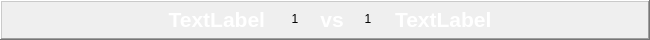
  <widget class="QFrame" name="frame_3">
   <property name="geometry">
    <rect>
     <x>670</x>
     <y>180</y>
     <width>650</width>
     <height>40</height>
    </rect>
   </property>
   <property name="frameShape">
    <enum>QFrame::WinPanel</enum>
   </property>
   <property name="frameShadow">
    <enum>QFrame::Raised</enum>
   </property>
   <widget class="QLabel" name="t4">
    <property name="geometry">
     <rect>
      <x>395</x>
      <y>7</y>
      <width>250</width>
      <height>25</height>
     </rect>
    </property>
    <property name="palette">
     <palette>
      <active>
       <colorrole role="WindowText">
        <brush brushstyle="SolidPattern">
         <color alpha="255">
          <red>255</red>
          <green>255</green>
          <blue>255</blue>
         </color>
        </brush>
       </colorrole>
      </active>
      <inactive>
       <colorrole role="WindowText">
        <brush brushstyle="SolidPattern">
         <color alpha="255">
          <red>255</red>
          <green>255</green>
          <blue>255</blue>
         </color>
        </brush>
       </colorrole>
      </inactive>
      <disabled>
       <colorrole role="WindowText">
        <brush brushstyle="SolidPattern">
         <color alpha="255">
          <red>120</red>
          <green>120</green>
          <blue>120</blue>
         </color>
        </brush>
       </colorrole>
      </disabled>
     </palette>
    </property>
    <property name="font">
     <font>
      <family>Segoe UI</family>
      <pointsize>16</pointsize>
      <weight>75</weight>
      <italic>false</italic>
      <bold>true</bold>
     </font>
    </property>
    <property name="styleSheet">
     <string notr="true"/>
    </property>
    <property name="text">
     <string>TextLabel</string>
    </property>
   </widget>
   <widget class="QLabel" name="t3">
    <property name="geometry">
     <rect>
      <x>15</x>
      <y>7</y>
      <width>250</width>
      <height>25</height>
     </rect>
    </property>
    <property name="palette">
     <palette>
      <active>
       <colorrole role="WindowText">
        <brush brushstyle="SolidPattern">
         <color alpha="255">
          <red>255</red>
          <green>255</green>
          <blue>255</blue>
         </color>
        </brush>
       </colorrole>
      </active>
      <inactive>
       <colorrole role="WindowText">
        <brush brushstyle="SolidPattern">
         <color alpha="255">
          <red>255</red>
          <green>255</green>
          <blue>255</blue>
         </color>
        </brush>
       </colorrole>
      </inactive>
      <disabled>
       <colorrole role="WindowText">
        <brush brushstyle="SolidPattern">
         <color alpha="255">
          <red>120</red>
          <green>120</green>
          <blue>120</blue>
         </color>
        </brush>
       </colorrole>
      </disabled>
     </palette>
    </property>
    <property name="font">
     <font>
      <family>Segoe UI</family>
      <pointsize>16</pointsize>
      <weight>75</weight>
      <italic>false</italic>
      <bold>true</bold>
     </font>
    </property>
    <property name="styleSheet">
     <string notr="true"/>
    </property>
    <property name="text">
     <string>TextLabel</string>
    </property>
    <property name="alignment">
     <set>Qt::AlignRight|Qt::AlignTrailing|Qt::AlignVCenter</set>
    </property>
   </widget>
   <widget class="QLabel" name="vs2">
    <property name="geometry">
     <rect>
      <x>317</x>
      <y>7</y>
      <width>30</width>
      <height>25</height>
     </rect>
    </property>
    <property name="palette">
     <palette>
      <active>
       <colorrole role="WindowText">
        <brush brushstyle="SolidPattern">
         <color alpha="255">
          <red>255</red>
          <green>255</green>
          <blue>255</blue>
         </color>
        </brush>
       </colorrole>
      </active>
      <inactive>
       <colorrole role="WindowText">
        <brush brushstyle="SolidPattern">
         <color alpha="255">
          <red>255</red>
          <green>255</green>
          <blue>255</blue>
         </color>
        </brush>
       </colorrole>
      </inactive>
      <disabled>
       <colorrole role="WindowText">
        <brush brushstyle="SolidPattern">
         <color alpha="255">
          <red>120</red>
          <green>120</green>
          <blue>120</blue>
         </color>
        </brush>
       </colorrole>
      </disabled>
     </palette>
    </property>
    <property name="font">
     <font>
      <family>Segoe UI</family>
      <pointsize>16</pointsize>
      <weight>75</weight>
      <italic>false</italic>
      <bold>true</bold>
     </font>
    </property>
    <property name="styleSheet">
     <string notr="true"/>
    </property>
    <property name="text">
     <string>vs</string>
    </property>
    <property name="alignment">
     <set>Qt::AlignCenter</set>
    </property>
   </widget>
   <widget class="QLabel" name="l3">
    <property name="geometry">
     <rect>
      <x>280</x>
      <y>4</y>
      <width>30</width>
      <height>30</height>
     </rect>
    </property>
    <property name="text">
     <string>1</string>
    </property>
    <property name="alignment">
     <set>Qt::AlignCenter</set>
    </property>
   </widget>
   <widget class="QLabel" name="l4">
    <property name="geometry">
     <rect>
      <x>353</x>
      <y>4</y>
      <width>30</width>
      <height>30</height>
     </rect>
    </property>
    <property name="text">
     <string>1</string>
    </property>
    <property name="alignment">
     <set>Qt::AlignCenter</set>
    </property>
   </widget>
  </widget>
